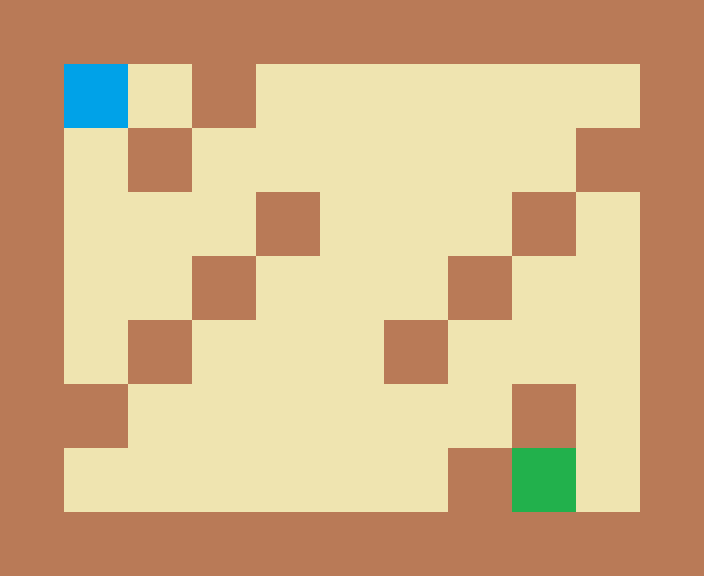

This game map was drawn from its Tiled (.tmx) file and the tilesets committed beside it. A one-line description and the full map source follow:
An orthogonal 11x9 tile map with 64x64 px tiles, 2 tile layers (tiles, enemies).

<map version="1.0" orientation="orthogonal" width="11" height="9" tilewidth="64" tileheight="64">
 <tileset firstgid="1" name="tiled" tilewidth="64" tileheight="64">
  <image source="../tiled.png" width="256" height="128" />
 </tileset>
 <layer name="tiles" width="11" height="9">
  <data>
   <tile gid="1" />
   <tile gid="1" />
   <tile gid="1" />
   <tile gid="1" />
   <tile gid="1" />
   <tile gid="1" />
   <tile gid="1" />
   <tile gid="1" />
   <tile gid="1" />
   <tile gid="1" />
   <tile gid="1" />
   <tile gid="1" />
   <tile gid="2" />
   <tile gid="2" />
   <tile gid="1" />
   <tile gid="2" />
   <tile gid="2" />
   <tile gid="2" />
   <tile gid="2" />
   <tile gid="2" />
   <tile gid="2" />
   <tile gid="1" />
   <tile gid="1" />
   <tile gid="2" />
   <tile gid="1" />
   <tile gid="2" />
   <tile gid="2" />
   <tile gid="2" />
   <tile gid="2" />
   <tile gid="2" />
   <tile gid="2" />
   <tile gid="1" />
   <tile gid="1" />
   <tile gid="1" />
   <tile gid="2" />
   <tile gid="2" />
   <tile gid="2" />
   <tile gid="1" />
   <tile gid="2" />
   <tile gid="2" />
   <tile gid="2" />
   <tile gid="1" />
   <tile gid="2" />
   <tile gid="1" />
   <tile gid="1" />
   <tile gid="2" />
   <tile gid="2" />
   <tile gid="1" />
   <tile gid="2" />
   <tile gid="2" />
   <tile gid="2" />
   <tile gid="1" />
   <tile gid="2" />
   <tile gid="2" />
   <tile gid="1" />
   <tile gid="1" />
   <tile gid="2" />
   <tile gid="1" />
   <tile gid="2" />
   <tile gid="2" />
   <tile gid="2" />
   <tile gid="1" />
   <tile gid="2" />
   <tile gid="2" />
   <tile gid="2" />
   <tile gid="1" />
   <tile gid="1" />
   <tile gid="1" />
   <tile gid="2" />
   <tile gid="2" />
   <tile gid="2" />
   <tile gid="2" />
   <tile gid="2" />
   <tile gid="2" />
   <tile gid="1" />
   <tile gid="2" />
   <tile gid="1" />
   <tile gid="1" />
   <tile gid="2" />
   <tile gid="2" />
   <tile gid="2" />
   <tile gid="2" />
   <tile gid="2" />
   <tile gid="2" />
   <tile gid="1" />
   <tile gid="2" />
   <tile gid="2" />
   <tile gid="1" />
   <tile gid="1" />
   <tile gid="1" />
   <tile gid="1" />
   <tile gid="1" />
   <tile gid="1" />
   <tile gid="1" />
   <tile gid="1" />
   <tile gid="1" />
   <tile gid="1" />
   <tile gid="1" />
   <tile gid="1" />
  </data>
 </layer>
 <layer name="enemies" width="11" height="9">
  <data>
   <tile gid="0" />
   <tile gid="0" />
   <tile gid="0" />
   <tile gid="0" />
   <tile gid="0" />
   <tile gid="0" />
   <tile gid="0" />
   <tile gid="0" />
   <tile gid="0" />
   <tile gid="0" />
   <tile gid="0" />
   <tile gid="0" />
   <tile gid="7" />
   <tile gid="2" />
   <tile gid="0" />
   <tile gid="0" />
   <tile gid="0" />
   <tile gid="0" />
   <tile gid="0" />
   <tile gid="0" />
   <tile gid="0" />
   <tile gid="0" />
   <tile gid="0" />
   <tile gid="0" />
   <tile gid="0" />
   <tile gid="0" />
   <tile gid="0" />
   <tile gid="0" />
   <tile gid="0" />
   <tile gid="0" />
   <tile gid="0" />
   <tile gid="0" />
   <tile gid="0" />
   <tile gid="0" />
   <tile gid="0" />
   <tile gid="0" />
   <tile gid="0" />
   <tile gid="0" />
   <tile gid="0" />
   <tile gid="0" />
   <tile gid="0" />
   <tile gid="0" />
   <tile gid="0" />
   <tile gid="0" />
   <tile gid="0" />
   <tile gid="0" />
   <tile gid="0" />
   <tile gid="0" />
   <tile gid="0" />
   <tile gid="0" />
   <tile gid="0" />
   <tile gid="0" />
   <tile gid="0" />
   <tile gid="0" />
   <tile gid="0" />
   <tile gid="0" />
   <tile gid="0" />
   <tile gid="0" />
   <tile gid="0" />
   <tile gid="0" />
   <tile gid="0" />
   <tile gid="0" />
   <tile gid="0" />
   <tile gid="0" />
   <tile gid="0" />
   <tile gid="0" />
   <tile gid="0" />
   <tile gid="0" />
   <tile gid="0" />
   <tile gid="0" />
   <tile gid="0" />
   <tile gid="0" />
   <tile gid="0" />
   <tile gid="0" />
   <tile gid="0" />
   <tile gid="0" />
   <tile gid="0" />
   <tile gid="0" />
   <tile gid="0" />
   <tile gid="0" />
   <tile gid="0" />
   <tile gid="0" />
   <tile gid="0" />
   <tile gid="0" />
   <tile gid="0" />
   <tile gid="6" />
   <tile gid="0" />
   <tile gid="0" />
   <tile gid="0" />
   <tile gid="0" />
   <tile gid="0" />
   <tile gid="0" />
   <tile gid="0" />
   <tile gid="0" />
   <tile gid="0" />
   <tile gid="0" />
   <tile gid="0" />
   <tile gid="0" />
   <tile gid="0" />
  </data>
 </layer>
</map>
